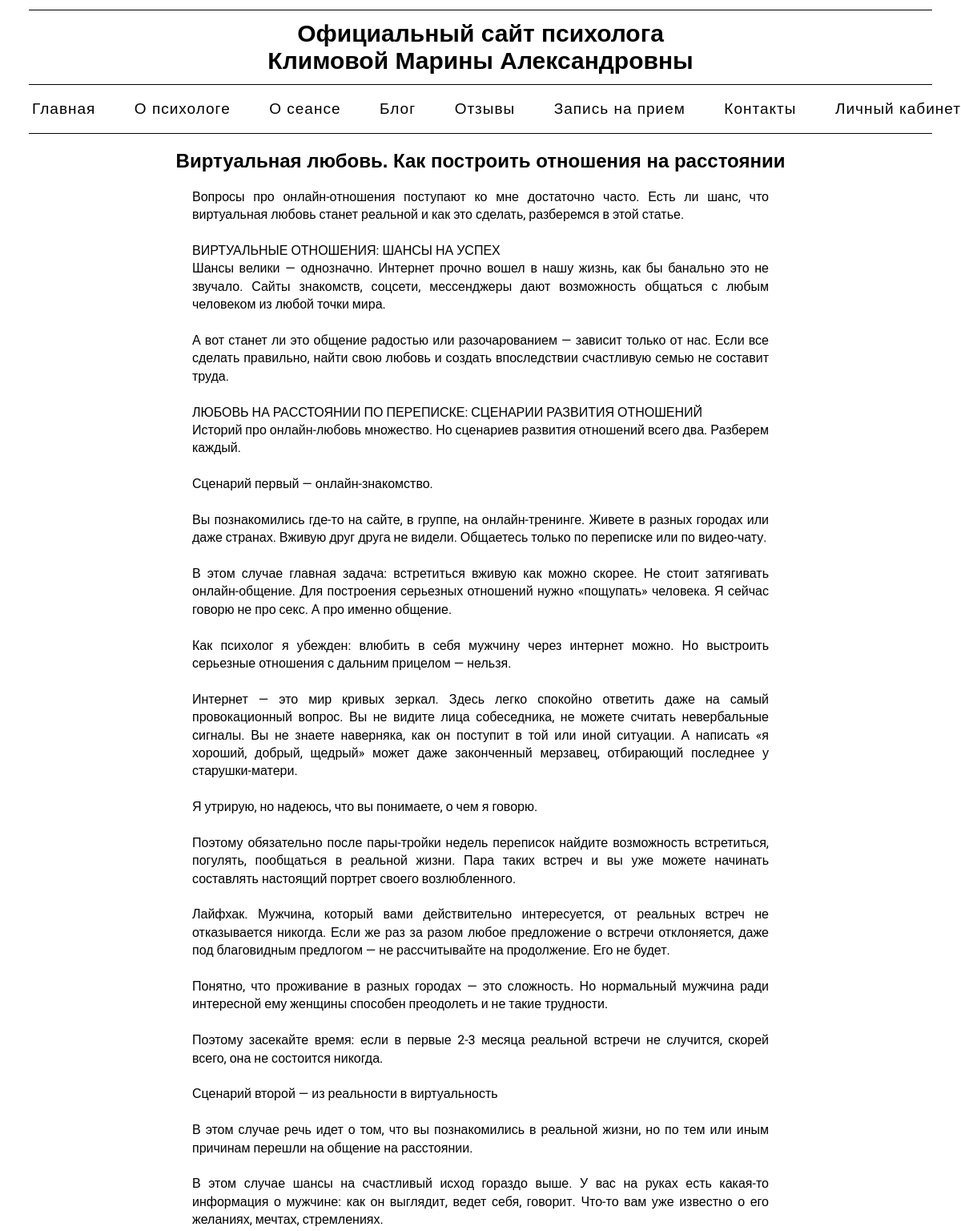
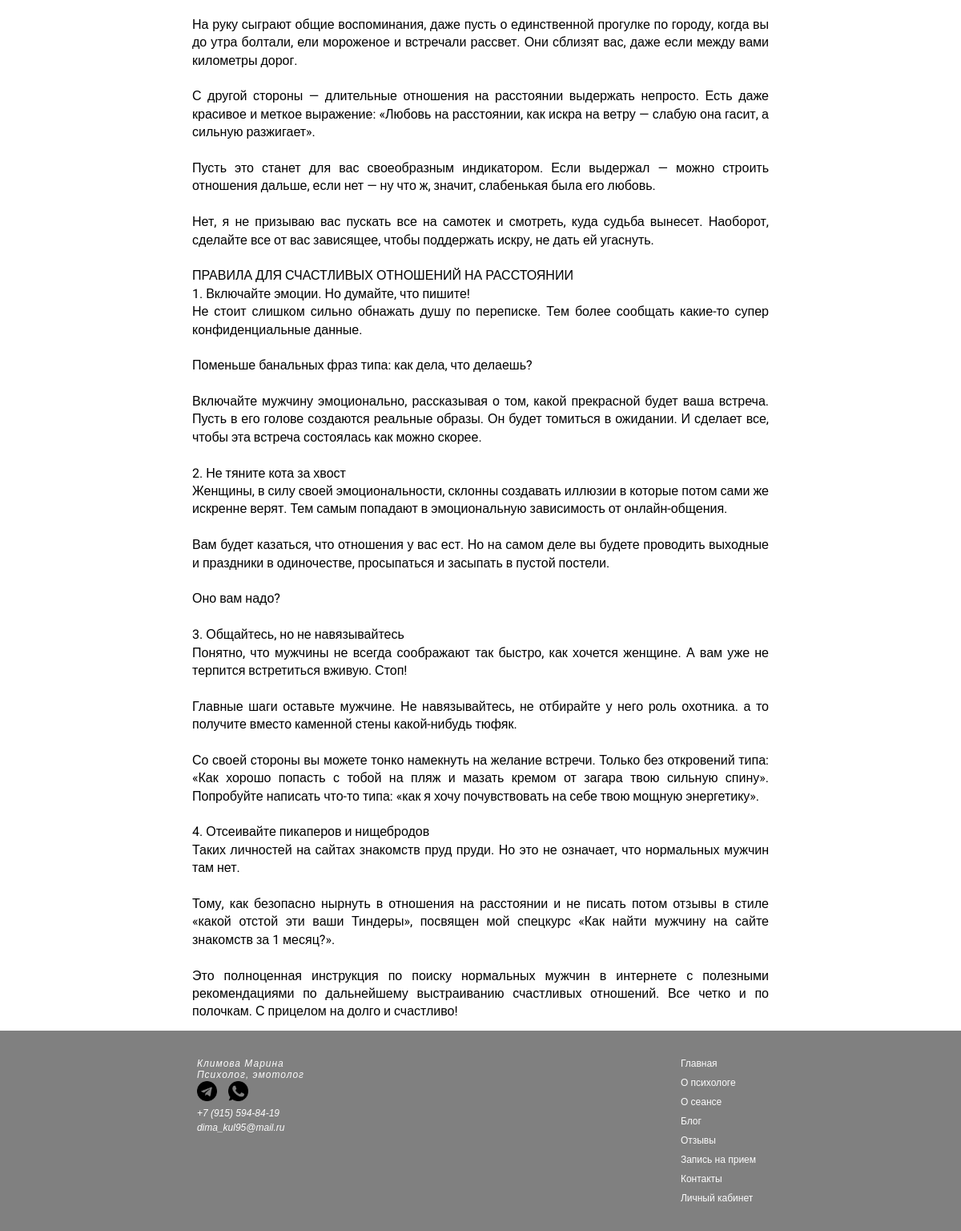
Page /blog/11/ on the committed database (2 pictures, top to bottom).
### blogs/models.py (models this page shows, shortened)
class Blogs(models.Model):
    title = models.CharField(max_length=200, verbose_name="Заголовок")
    description = models.TextField(verbose_name="Описание")
    image = models.ImageField(upload_to='blog/images/', default='default.jpg', verbose_name="Фото")
    date = models.DateTimeField(auto_now_add=True, verbose_name="Дата публикации")
    class Meta:
        verbose_name = 'Блог'
        verbose_name_plural = 'Блоги'
        ordering = ['-date']

### blogs/views.py (the view)
# urls.py: path('<int:blog_id>/', views.blog_detail, name="blog_detail"),
def blog_detail(request, blog_id):
    blog = get_object_or_404(Blogs, pk=blog_id)
    context = {"blog": blog}
    return render(request, "blog/blog_detail.html", context)

### blogs/templates/blog/blog_detail.html
{% extends 'main/menu.html' %}
{% block content %}
<div class="blog_detail">
    <h2>
        {{ blog.title }}
    </h2>
    <div>
        {{ blog.description|linebreaksbr }}
    </div>
</div>
{% endblock %}

### main/static/css/style.css (style rules this page uses)
body { background: white; padding: 0; margin: 0; font-family: Arial, Helvetica, sans-serif; height: 100%; }
.blog_detail h2 { text-align: center; }
.blog_detail div { margin: 1% 20% 1% 20%; font-family: 'Roboto', sans-serif; line-height: 1.4; text-align: justify; }

### rows in the picture
Blogs: title "Виртуальная любовь. Как построить отношения на расстоянии", description "Вопросы про онлайн-отношения поступают ко мне достаточно часто. Есть ли шанс, что виртуальная любовь станет реальной и как это сделать, разберемся в этой статье. ВИРТУАЛЬНЫЕ ОТНОШЕНИЯ: ШАНСЫ НА УСПЕХ Шансы велики — однозначно. Интернет прочно вошел в нашу жизнь, как бы банально это не звучало. Сайты знакомств, соцсети, мессенджеры дают возможность общаться с любым человеком из любой точки мира. А вот станет ли это общение радостью или разочарованием — зависит только от нас. Если все сделать правильно, найти свою любовь и создать впоследствии счастливую семью не составит труда. ЛЮБОВЬ НА РАССТОЯНИИ ПО ПЕРЕПИСКЕ: СЦЕНАРИИ РАЗВИТИЯ ОТНОШЕНИЙ Историй про онлайн-любовь множество. Но сценариев…"
